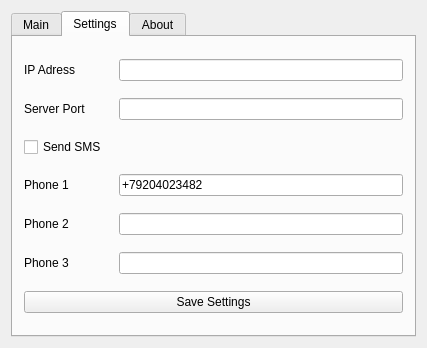
<?xml version="1.0" encoding="UTF-8"?>
<ui version="4.0">
 <class>MainWindow</class>
 <widget class="QMainWindow" name="MainWindow">
  <property name="geometry">
   <rect>
    <x>0</x>
    <y>0</y>
    <width>427</width>
    <height>348</height>
   </rect>
  </property>
  <property name="sizePolicy">
   <sizepolicy hsizetype="Maximum" vsizetype="Maximum">
    <horstretch>0</horstretch>
    <verstretch>0</verstretch>
   </sizepolicy>
  </property>
  <property name="windowTitle">
   <string>MainWindow</string>
  </property>
  <property name="layoutDirection">
   <enum>Qt::LeftToRight</enum>
  </property>
  <property name="autoFillBackground">
   <bool>false</bool>
  </property>
  <widget class="QWidget" name="centralWidget">
   <property name="sizePolicy">
    <sizepolicy hsizetype="Maximum" vsizetype="Maximum">
     <horstretch>0</horstretch>
     <verstretch>0</verstretch>
    </sizepolicy>
   </property>
   <property name="minimumSize">
    <size>
     <width>0</width>
     <height>0</height>
    </size>
   </property>
   <property name="maximumSize">
    <size>
     <width>16777215</width>
     <height>16777215</height>
    </size>
   </property>
   <layout class="QVBoxLayout" name="verticalLayout_3">
    <item>
     <layout class="QHBoxLayout" name="horizontalLayout">
      <item>
       <widget class="QTabWidget" name="tabWidget">
        <property name="sizePolicy">
         <sizepolicy hsizetype="Expanding" vsizetype="Expanding">
          <horstretch>0</horstretch>
          <verstretch>0</verstretch>
         </sizepolicy>
        </property>
        <property name="autoFillBackground">
         <bool>false</bool>
        </property>
        <property name="currentIndex">
         <number>1</number>
        </property>
        <property name="elideMode">
         <enum>Qt::ElideLeft</enum>
        </property>
        <property name="documentMode">
         <bool>false</bool>
        </property>
        <widget class="QWidget" name="tab">
         <property name="sizePolicy">
          <sizepolicy hsizetype="Expanding" vsizetype="Expanding">
           <horstretch>0</horstretch>
           <verstretch>0</verstretch>
          </sizepolicy>
         </property>
         <attribute name="title">
          <string>Main</string>
         </attribute>
         <layout class="QVBoxLayout" name="verticalLayout_4">
          <item>
           <layout class="QVBoxLayout" name="verticalLayout_2">
            <property name="sizeConstraint">
             <enum>QLayout::SetMinAndMaxSize</enum>
            </property>
            <item>
             <widget class="QPushButton" name="pushButton">
              <property name="sizePolicy">
               <sizepolicy hsizetype="Expanding" vsizetype="Expanding">
                <horstretch>0</horstretch>
                <verstretch>0</verstretch>
               </sizepolicy>
              </property>
              <property name="text">
               <string>Fire</string>
              </property>
             </widget>
            </item>
            <item>
             <widget class="QPushButton" name="pushButton_2">
              <property name="sizePolicy">
               <sizepolicy hsizetype="Expanding" vsizetype="Expanding">
                <horstretch>0</horstretch>
                <verstretch>0</verstretch>
               </sizepolicy>
              </property>
              <property name="text">
               <string>Health</string>
              </property>
             </widget>
            </item>
            <item>
             <widget class="QPushButton" name="pushButton_3">
              <property name="sizePolicy">
               <sizepolicy hsizetype="Expanding" vsizetype="Expanding">
                <horstretch>0</horstretch>
                <verstretch>0</verstretch>
               </sizepolicy>
              </property>
              <property name="text">
               <string>Breakin</string>
              </property>
             </widget>
            </item>
           </layout>
          </item>
         </layout>
         <zorder>verticalLayoutWidget</zorder>
         <zorder>verticalLayoutWidget_2</zorder>
        </widget>
        <widget class="QWidget" name="tab_2">
         <attribute name="title">
          <string>Settings</string>
         </attribute>
         <layout class="QGridLayout" name="gridLayout">
          <item row="0" column="0">
           <widget class="QLabel" name="label">
            <property name="text">
             <string>IP Adress</string>
            </property>
            <property name="textFormat">
             <enum>Qt::PlainText</enum>
            </property>
           </widget>
          </item>
          <item row="0" column="2">
           <widget class="QLineEdit" name="lineEdit">
            <property name="text">
             <string/>
            </property>
            <property name="maxLength">
             <number>15</number>
            </property>
           </widget>
          </item>
          <item row="1" column="0">
           <widget class="QLabel" name="label_2">
            <property name="text">
             <string>Server Port</string>
            </property>
           </widget>
          </item>
          <item row="1" column="2">
           <widget class="QLineEdit" name="lineEdit_2">
            <property name="text">
             <string/>
            </property>
           </widget>
          </item>
          <item row="5" column="0">
           <widget class="QLabel" name="label_4">
            <property name="text">
             <string>Phone 2</string>
            </property>
           </widget>
          </item>
          <item row="5" column="2">
           <widget class="QLineEdit" name="lineEdit_4"/>
          </item>
          <item row="6" column="0">
           <widget class="QLabel" name="label_5">
            <property name="text">
             <string>Phone 3</string>
            </property>
           </widget>
          </item>
          <item row="6" column="2">
           <widget class="QLineEdit" name="lineEdit_5"/>
          </item>
          <item row="7" column="0" colspan="3">
           <widget class="QPushButton" name="pushButton_4">
            <property name="text">
             <string>Save Settings</string>
            </property>
           </widget>
          </item>
          <item row="3" column="0">
           <widget class="QLabel" name="label_3">
            <property name="text">
             <string>Phone 1</string>
            </property>
           </widget>
          </item>
          <item row="3" column="2">
           <widget class="QLineEdit" name="lineEdit_3">
            <property name="text">
             <string>+79204023482</string>
            </property>
            <property name="readOnly">
             <bool>true</bool>
            </property>
           </widget>
          </item>
          <item row="2" column="0">
           <widget class="QCheckBox" name="checkBox">
            <property name="text">
             <string>Send SMS</string>
            </property>
           </widget>
          </item>
         </layout>
        </widget>
        <widget class="QWidget" name="tab_3">
         <attribute name="title">
          <string>About</string>
         </attribute>
        </widget>
       </widget>
      </item>
     </layout>
    </item>
   </layout>
  </widget>
 </widget>
 <layoutdefault spacing="6" margin="11"/>
 <resources/>
 <connections/>
</ui>
